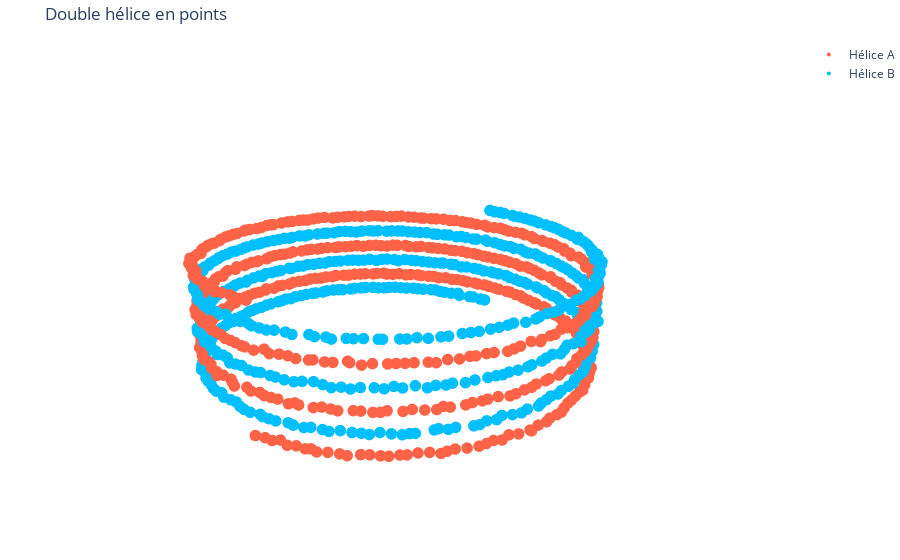

Notebook cell for this chart:
### Code cell
# pip install plotly
import numpy as np
import plotly.graph_objects as go

# ---------- paramètres ----------
R = 3.0            # rayon du cylindre
turns = 6          # nombre de tours
pitch = 0.6        # pas (écart en z par tour)
points_per_turn = 80
jitter = 0.02      # petit bruit (0 à 0.03) pour un effet "dessin à la main"
dot_size = 4       # taille des marqueurs
colors = dict(a="tomato", b="deepskyblue")  # couleurs des deux hélices

# ---------- géométrie : deux hélices déphasées de π ----------
T = np.linspace(0, 1*np.pi*turns, points_per_turn*turns)

def helix(phase):
    x = R*np.cos(T + phase)
    y = R*np.sin(T + phase)
    z = (pitch/(2*np.pi)) * (T)
    if jitter > 0:
        x += np.random.normal(0, jitter, size=x.size)
        y += np.random.normal(0, jitter, size=y.size)
        z += np.random.normal(0, jitter, size=z.size)*0.2
    return x, y, z

xa, ya, za = helix(0.0)          
xb, yb, zb = helix(np.pi)        

# ---------- figure Plotly ----------
fig = go.Figure()

fig.add_trace(go.Scatter3d(
    x=xa, y=ya, z=za,
    mode="markers",
    marker=dict(size=dot_size, color=colors["a"]),
    name="Hélice A"
))

fig.add_trace(go.Scatter3d(
    x=xb, y=yb, z=zb,
    mode="markers",
    marker=dict(size=dot_size, color=colors["b"]),
    name="Hélice B"
))

# Aspect et caméra
height = pitch*turns
fig.update_layout(
    title="Double hélice en points",
    #paper_bgcolor="black",
    #plot_bgcolor="black",
    scene=dict(
        xaxis=dict(visible=False),
        yaxis=dict(visible=False),
        zaxis=dict(visible=False),
        aspectmode="data"
    ),
    margin=dict(l=0, r=0, t=40, b=0)
)

# vue de 3/4 pour rappeler l'image donnée
fig.update_layout(
    scene_camera=dict(eye=dict(x=1.75, y=1.25, z=0.8))
)

fig.show()

### Figure 1 — Plotly figure (JSON) as saved in the notebook; plotly's stock layout.template omitted (floating-point values rounded to 4 significant figures; data arrays with more than 128 entries replaced by an {"elided": "..."} marker saying what was removed)
{"data": [{"marker": {"color": "tomato", "size": 4}, "mode": "markers", "name": "Hélice A", "type": "scatter3d", "x": {"elided": "480 float values"}, "y": {"elided": "480 float values"}, "z": {"elided": "480 float values"}}, {"marker": {"color": "deepskyblue", "size": 4}, "mode": "markers", "name": "Hélice B", "type": "scatter3d", "x": {"elided": "480 float values"}, "y": {"elided": "480 float values"}, "z": {"elided": "480 float values"}}], "layout": {"margin": {"b": 0, "l": 0, "r": 0, "t": 40}, "scene": {"aspectmode": "data", "camera": {"eye": {"x": 1.75, "y": 1.25, "z": 0.8}}, "xaxis": {"visible": false}, "yaxis": {"visible": false}, "zaxis": {"visible": false}}, "title": {"text": "Double hélice en points"}}}
